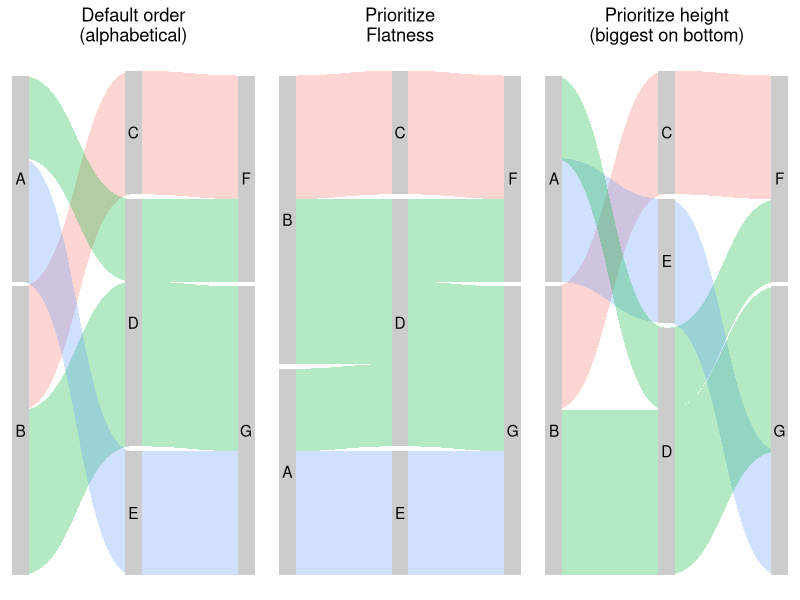

Here is the R script that generated this plot:
# another method for sankey plots, associated with this issue: https://github.com/thomasp85/ggforce/issues/136#issuecomment-965944266
library(tidyverse)
library(ggforce)

df <-
  tibble::tribble(
    ~round_1, ~round_2, ~round_3, ~n,
    "A",      "D",      "G",       2,
    "A",      "E",      "G",       3,
    "B",      "D",      "F",       2,
    "B",      "D",      "G",       2,
    "B",      "C",      "F",       3
  ) |> 
  mutate(fill = round_2)


make_plot <- function(title, ...) {
  df %>%
    ggforce::gather_set_data(1:3) |>
    mutate(y = fct_relevel(y, ...)) |> 
    ggplot(aes(x, id = id, split = y, value = n)) +
    geom_parallel_sets(aes(fill = fill), alpha = 0.3, sep = 0.01) +
    geom_parallel_sets_axes(fill = "grey80", axis.width = 0.15, sep = 0.01) +
    geom_parallel_sets_labels(angle = 0, sep = 0.01) +
    theme_void() +
    labs(title = title) +
    theme(
      legend.position = "none",
      plot.title = element_text(hjust = 0.5)
    )
}

gridExtra::grid.arrange(
  make_plot("Default order\n(alphabetical)"),
  make_plot("Prioritize\nFlatness", c("B", "A", "C", "D", "E", "F", "G")),
  make_plot("Prioritize height\n(biggest on bottom)", c("A", "B", "C", "E", "D", "F", "G")),
  nrow = 1
)
